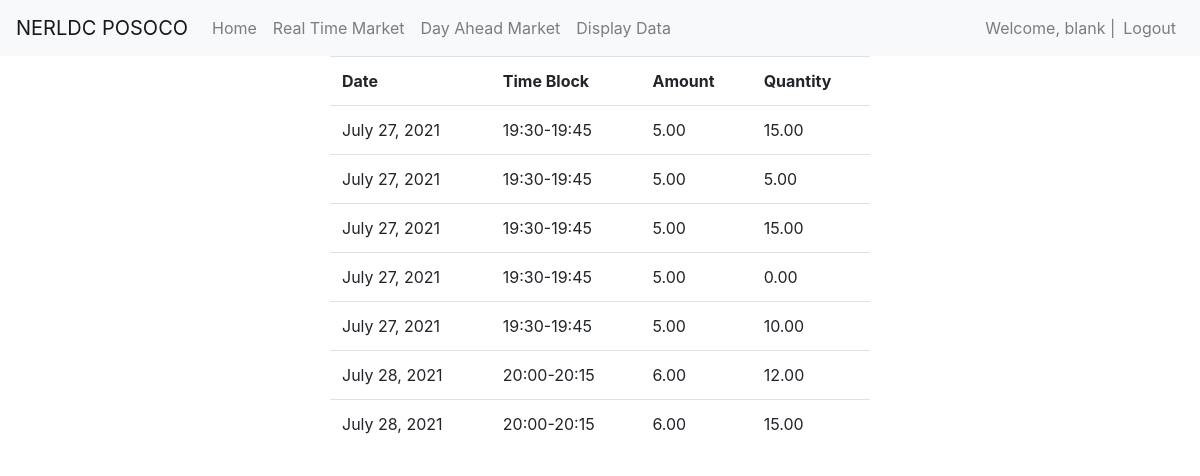
Screenshot of /seller/cleardataup/rtm/ (signed in) with the database file from the repository.
### accounts/models.py (models this page shows)
class User(AbstractUser):
    is_buyer = models.BooleanField(default=False)
    is_seller = models.BooleanField(default=False)

### buyer/models.py (models this page shows)
class ClearEntityUp(models.Model):
    clearedreserve = models.ForeignKey(ClearedReserveUp, on_delete=CASCADE)
    name = models.CharField(max_length=200)
    amount = models.DecimalField(max_digits=5, decimal_places=2)

class ClearedReserveUp(models.Model):
    user = models.ForeignKey(User, on_delete=CASCADE)
    mcp = models.DecimalField(max_digits=5, decimal_places=2)
    time_block = models.CharField(max_length=20, default="NoTime")
    date = models.DateField(default=timezone.now)
    is_rtm = models.BooleanField(default=False)
    is_dat = models.BooleanField(default=False)
    created_at = models.DateTimeField(
        default=timezone.now)

### seller/views.py (the view)
# urls.py: path('cleardataup/<str:rtmordat>/', cleardataup, name='cleardataup'),
def cleardataup(response, rtmordat):
    user = response.user
    is_rtm = False
    is_up = False
    is_dat = False
    is_down = False
    if rtmordat == "rtm":
        is_rtm = True
    if rtmordat == "dat":
        is_dat = True
    objects = ClearEntityUp.objects.all().filter(name=user.username,
                                                 clearedreserve__is_rtm=is_rtm, clearedreserve__is_dat=is_dat).order_by('clearedreserve__time_block').order_by('clearedreserve__date')
    return render(response, 'seller/clearedupdata.html', {"objects": objects})

### seller/templates/seller/clearedupdata.html (shortened to what this page needs)
{% extends "seller/base.html" %}
{% block content %}
<div class="container">
    <div class="row justify-content-center">
        <div class="col-6">
            <table class="table">
                <thead="thead-dark">
                    <tr>
                        <th>
                            Date
                        </th>
                        <th>
                            Time Block
                        </th>
                        <th>
                            Amount
                        </th>
                        <th>
                            Quantity
                        </th>
                    </tr>
                    {% for object in objects %}
                    <tr>
                        <td>
                            {{object.clearedreserve.date}}
                        </td>
                        <td>
                            {{object.clearedreserve.time_block}}
                        </td>
                        <td>
                            {{object.clearedreserve.mcp}}
                        </td>
                        <td>
                            {{object.amount}}
                        </td>
                    </tr>
                    {% endfor %}
                    {% endblock %}

### seller/templates/seller/base.html (shortened to what this page needs)
<!doctype html>
<html lang="en">
<head>
    <link rel="stylesheet" href="https://maxcdn.bootstrapcdn.com/bootstrap/4.0.0/css/bootstrap.min.css"
>
</head>
<body>
    <nav class="navbar navbar-expand-lg navbar-light bg-light">
        <a class="navbar-brand" href="#">NERLDC POSOCO</a>
        <div class="collapse navbar-collapse" id="navbarText">
            <ul class="navbar-nav mr-auto">
                <li class="nav-item">
                    <a class="nav-link" href={% url 'shome' %}>Home <span class="sr-only">(current)</span></a>
                </li>
                <li class="nav-item">
                    <a class="nav-link" href={% url 'sellerrtm' %}>Real Time Market</a>
                </li>
                <li class="nav-item">
                    <a class="nav-link" href={% url 'sellerdat' %}>Day Ahead Market</a>
                </li>
                <li class="nav-item">
                    <a class="nav-link" href={% url 'sellerdisplay' %}>Display Data</a>
                </li>
            </ul>
            <span class="navbar-text">
                Welcome, {{user.get_username}} |
            </span>
            <ul class="navbar-nav">
                <li class="nav-item">
                    <a class="nav-link" href={% url 'logout' %}>Logout</a>
                </li>
            </ul>
        </div>
    </nav>
    {% block content %}
    {% endblock %}
</body>
</html>

### rows the page displays
User: get_username "blank"
ClearEntityUp: clearedreserve "July 27, 2021", clearedreserve.time_block "19:30-19:45", clearedreserve.mcp "5.00", amount "15.00"
ClearEntityUp: clearedreserve "July 27, 2021", clearedreserve.time_block "19:30-19:45", clearedreserve.mcp "5.00", amount "5.00"
ClearEntityUp: clearedreserve "July 27, 2021", clearedreserve.time_block "19:30-19:45", clearedreserve.mcp "5.00", amount "15.00"
ClearEntityUp: clearedreserve "July 27, 2021", clearedreserve.time_block "19:30-19:45", clearedreserve.mcp "5.00", amount "0.00"
ClearEntityUp: clearedreserve "July 27, 2021", clearedreserve.time_block "19:30-19:45", clearedreserve.mcp "5.00", amount "10.00"
ClearEntityUp: clearedreserve "July 28, 2021", clearedreserve.time_block "20:00-20:15", clearedreserve.mcp "6.00", amount "12.00"
ClearEntityUp: clearedreserve "July 28, 2021", clearedreserve.time_block "20:00-20:15", clearedreserve.mcp "6.00", amount "15.00"
